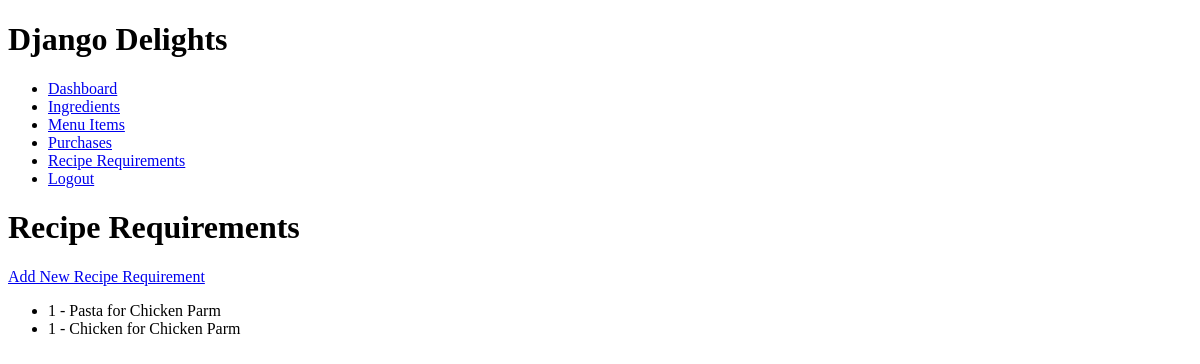
The app's page /recipe_requirements/, older data.
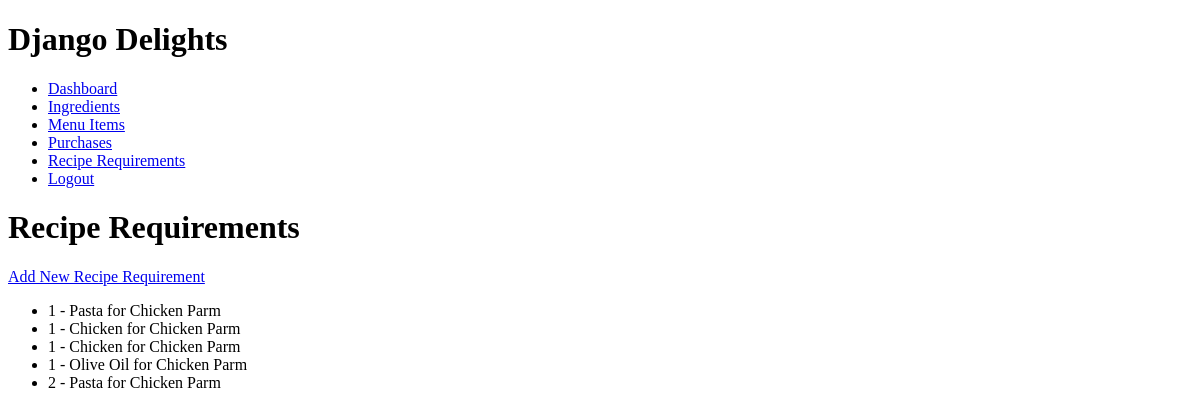
The same page, newer data.
### inventory/models.py (models this page shows, shortened)
class RecipeRequirement(models.Model):
    menu_item = models.ForeignKey(MenuItem, on_delete=models.CASCADE)
    ingredient = models.ForeignKey(Ingredient, on_delete=models.CASCADE)
    quantity_required = models.IntegerField()

class Ingredient(models.Model):
    name = models.CharField(max_length=100)
    quantity = models.IntegerField()
    unit = models.CharField(max_length=50)
    unit_price = models.DecimalField(max_digits=6, decimal_places=2)

class MenuItem(models.Model):
    name = models.CharField(max_length=100)
    description = models.TextField()
    price = models.DecimalField(max_digits=6, decimal_places=2)

### inventory/views.py (the view)
# urls.py: path('recipe_requirements/', views.RecipeRequirementListView.as_view(), name='recipe_requirement_list'),
class RecipeRequirementListView(ListView):
    model = RecipeRequirement
    template_name = 'inventory/recipe_requirement_list.html'
    context_object_name = 'recipe_requirements'

### inventory/templates/inventory/recipe_requirement_list.html
{% extends 'base.html' %}
{% block content %}
    <h1>Recipe Requirements</h1>
    <a href="{% url 'recipe_requirement_add' %}">Add New Recipe Requirement</a>
    <ul>
        {% for recipe_requirement in recipe_requirements %}
            <li>{{ recipe_requirement.quantity_required }} - {{ recipe_requirement.ingredient.name }} for {{ recipe_requirement.menu_item.name }}</li>
        {% endfor %}
    </ul>
{% endblock %}

Row changes from the older to the newer data that the page shows:
added RecipeRequirement: quantity_required "1", ingredient.name "Chicken", menu_item.name "Chicken Parm"
added RecipeRequirement: quantity_required "1", ingredient.name "Olive Oil", menu_item.name "Chicken Parm"
added RecipeRequirement: quantity_required "2", ingredient.name "Pasta", menu_item.name "Chicken Parm"
